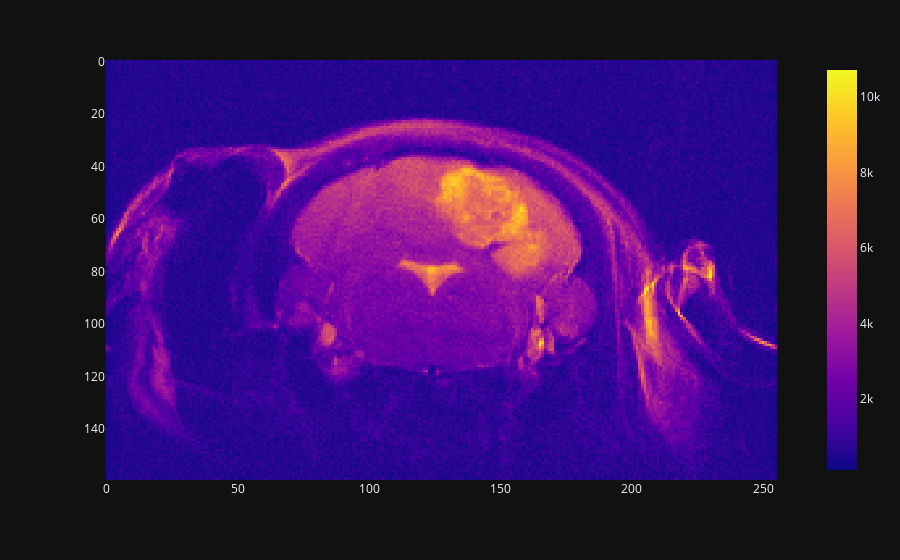

The notebook cell saved with this chart:
### Code cell
import plotly.express as px
highres_data = bruker_dataset_highres.data
highres_data = dicom_data_arranger(bruker_dataset_highres, highres_fn).astype(np.float)

fig = px.imshow(highres_data[3, :,:])
fig.show()

### Figure 1 — Plotly figure (JSON) as saved in the notebook; plotly's stock layout.template omitted (floating-point values rounded to 4 significant figures; data arrays with more than 128 entries replaced by an {"elided": "..."} marker saying what was removed)
{"data": [{"coloraxis": "coloraxis", "name": "0", "z": {"elided": "160x256 float values"}, "type": "heatmap", "xaxis": "x", "yaxis": "y", "hovertemplate": "x: %{x}<br>y: %{y}<br>color: %{z}<extra></extra>"}], "layout": {"xaxis": {"anchor": "y", "domain": [0.0, 1.0], "scaleanchor": "y", "constrain": "domain"}, "yaxis": {"anchor": "x", "domain": [0.0, 1.0], "autorange": "reversed", "constrain": "domain"}, "coloraxis": {"colorscale": [[0.0, "#0d0887"], [0.1111, "#46039f"], [0.2222, "#7201a8"], [0.3333, "#9c179e"], [0.4444, "#bd3786"], [0.5556, "#d8576b"], [0.6667, "#ed7953"], [0.7778, "#fb9f3a"], [0.8889, "#fdca26"], [1.0, "#f0f921"]]}, "margin": {"t": 60}}}
